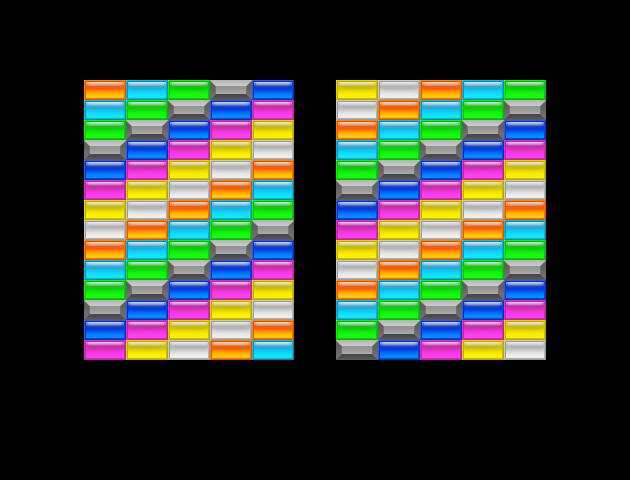

A level layout from a 2D game, rendered from its tile map. Below: a short description, then the map file with tile-grid data replaced by summaries:
An orthogonal 15x24 tile map with 42x20 px tiles, 10 tile layers (red, yellow, blue, green, ...).

<map version="1.5" tiledversion="1.7.2" orientation="orthogonal" renderorder="left-down" width="15" height="24" tilewidth="42" tileheight="20" infinite="0" nextlayerid="12" nextobjectid="1">
 <tileset firstgid="1" name="sprites" tilewidth="42" tileheight="20" spacing="16" tilecount="420" columns="15">
  <image source="sprites/sprites.png" width="880" height="1024" />
 </tileset>
 <layer id="1" name="red" width="15" height="24">
  <data>[360 cells, 0 non-empty, 0 distinct tile ids]</data>
 </layer>
 <layer id="2" name="yellow" width="15" height="24">
  <data>[360 cells, 17 non-empty, 1 distinct tile ids]</data>
 </layer>
 <layer id="3" name="blue" width="15" height="24">
  <data>[360 cells, 19 non-empty, 1 distinct tile ids]</data>
 </layer>
 <layer id="5" name="green" width="15" height="24">
  <data>[360 cells, 18 non-empty, 1 distinct tile ids]</data>
 </layer>
 <layer id="9" name="white" width="15" height="24">
  <data>[360 cells, 16 non-empty, 1 distinct tile ids]</data>
 </layer>
 <layer id="10" name="orange" width="15" height="24">
  <data>[360 cells, 16 non-empty, 1 distinct tile ids]</data>
 </layer>
 <layer id="11" name="cyan" width="15" height="24">
  <data>[360 cells, 17 non-empty, 1 distinct tile ids]</data>
 </layer>
 <layer id="6" name="silver" width="15" height="24">
  <data>[360 cells, 19 non-empty, 1 distinct tile ids]</data>
 </layer>
 <layer id="7" name="gold" width="15" height="24">
  <data>[360 cells, 0 non-empty, 0 distinct tile ids]</data>
 </layer>
 <layer id="8" name="magenta" width="15" height="24">
  <data>[360 cells, 18 non-empty, 1 distinct tile ids]</data>
 </layer>
</map>
